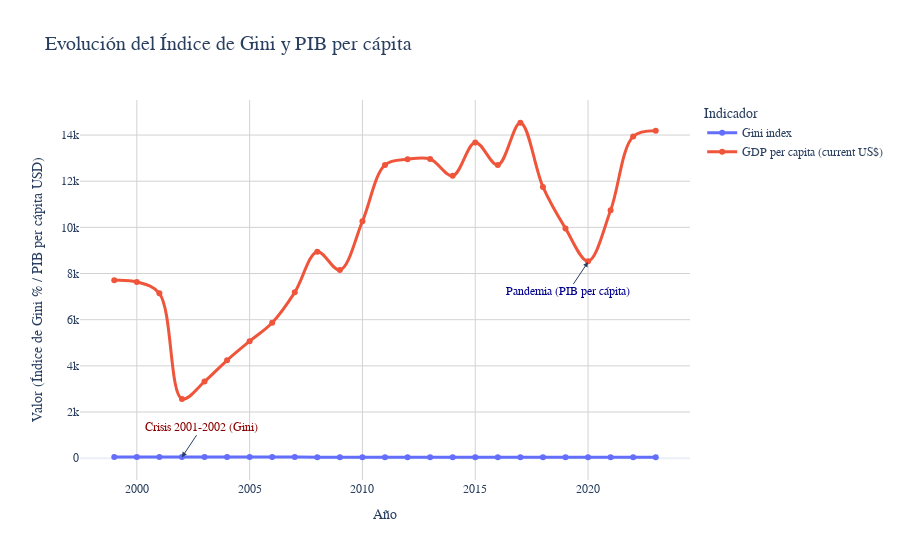

Notebook cell for this chart:
### Markdown cell above
Podemos notar tendencias negativas en años clave donde hubo crisis económicas o la pandemia de 2020 (un mayor radio de dependencia podría implicar menor participación laboral, ya que más población dependiente reduce la proporción de personas en edad de trabajar).

### Code cell
fig = px.line(
    df_pivot,
    x='Year',
    y=['Gini index', 'GDP per capita (current US$)'],
    title='Evolución del Índice de Gini y PIB per cápita',
    labels={
        'value': 'Valor',
        'Year': 'Año',
        'variable': 'Indicador'
    },
    template='plotly_white',
    line_shape='spline',
    markers=True 
)

fig.update_layout(
    hovermode="x unified",
    xaxis_title="Año",
    yaxis_title="Valor (Índice de Gini % / PIB per cápita USD)",
    showlegend=True,
    legend_title_text='Indicador',
    font=dict(size=12, family="Arial"),
    title_font_size=20,
    yaxis=dict(showgrid=True, gridcolor='lightgray'),
    xaxis=dict(showgrid=True, gridcolor='lightgray')
)

fig.update_traces(
    line=dict(width=3, dash='solid'),

    hovertemplate='<b>Año: %{x}</b><br><b>%{data.name}</b>: %{y:.2f}<extra></extra>',
    customdata=df_pivot[['Year']] 
)

fig.add_annotation(
    x=2002,
    y=45,
    xref="x",
    yref="y",
    text="Crisis 2001-2002 (Gini)",
    showarrow=True,
    arrowhead=2,
    ax=20,
    ay=-30,
    font=dict(size=12, color="darkred")
)

fig.add_annotation(
    x=2020,
    y=8500, 
    xref="x",
    yref="y",
    text="Pandemia (PIB per cápita)",
    showarrow=True,
    arrowhead=2,
    ax=-20,
    ay=30,
    font=dict(size=12, color="darkblue")
)


fig.show()

### Figure 1 — Plotly figure (JSON) as saved in the notebook; plotly's stock layout.template omitted (floating-point values rounded to 4 significant figures)
{"data": [{"customdata": [[1999], [2000], [2001], [2002], [2003], [2004], [2005], [2006], [2007], [2008], [2009], [2010], [2011], [2012], [2013], [2014], [2015], [2016], [2017], [2018], [2019], [2020], [2021], [2022], [2023]], "hovertemplate": "<b>Año: %{x}</b><br><b>%{data.name}</b>: %{y:.2f}<extra></extra>", "legendgroup": "Gini index", "line": {"color": "#636efa", "dash": "solid", "shape": "spline", "width": 3}, "marker": {"symbol": "circle"}, "mode": "lines+markers", "name": "Gini index", "orientation": "v", "showlegend": true, "type": "scatter", "x": [1999, 2000, 2001, 2002, 2003, 2004, 2005, 2006, 2007, 2008, 2009, 2010, 2011, 2012, 2013, 2014, 2015, 2016, 2017, 2018, 2019, 2020, 2021, 2022, 2023], "xaxis": "x", "y": [49.8, 51, 53.3, 53.8, 51, 48.5, 47.8, 46.4, 46.3, 45, 43.8, 43.7, 42.7, 41.4, 41.1, 41.8, 42.4, 42.3, 41.4, 41.7, 43.3, 42.7, 42.4, 40.7, 41], "yaxis": "y"}, {"customdata": [[1999], [2000], [2001], [2002], [2003], [2004], [2005], [2006], [2007], [2008], [2009], [2010], [2011], [2012], [2013], [2014], [2015], [2016], [2017], [2018], [2019], [2020], [2021], [2022], [2023]], "hovertemplate": "<b>Año: %{x}</b><br><b>%{data.name}</b>: %{y:.2f}<extra></extra>", "legendgroup": "GDP per capita (current US$)", "line": {"color": "#EF553B", "dash": "solid", "shape": "spline", "width": 3}, "marker": {"symbol": "circle"}, "mode": "lines+markers", "name": "GDP per capita (current US$)", "orientation": "v", "showlegend": true, "type": "scatter", "x": [1999, 2000, 2001, 2002, 2003, 2004, 2005, 2006, 2007, 2008, 2009, 2010, 2011, 2012, 2013, 2014, 2015, 2016, 2017, 2018, 2019, 2020, 2021, 2022, 2023], "xaxis": "x", "y": [7706.0, 7637.0, 7141.0, 2570.0, 3320.0, 4242.0, 5068.0, 5869.0, 7185.0, 8944.0, 8150.0, 10260.0, 12700.0, 12950.0, 12960.0, 12230.0, 13680.0, 12700.0, 14530.0, 11750.0, 9956.0, 8536.0, 10740.0, 13940.0, 14190.0], "yaxis": "y"}], "layout": {"annotations": [{"arrowhead": 2, "ax": 20, "ay": -30, "font": {"color": "darkred", "size": 12}, "showarrow": true, "text": "Crisis 2001-2002 (Gini)", "x": 2002, "xref": "x", "y": 45, "yref": "y"}, {"arrowhead": 2, "ax": -20, "ay": 30, "font": {"color": "darkblue", "size": 12}, "showarrow": true, "text": "Pandemia (PIB per cápita)", "x": 2020, "xref": "x", "y": 8500, "yref": "y"}], "font": {"family": "Arial", "size": 12}, "hovermode": "x unified", "legend": {"title": {"text": "Indicador"}, "tracegroupgap": 0}, "showlegend": true, "title": {"font": {"size": 20}, "text": "Evolución del Índice de Gini y PIB per cápita"}, "xaxis": {"anchor": "y", "domain": [0, 1], "gridcolor": "lightgray", "showgrid": true, "title": {"text": "Año"}}, "yaxis": {"anchor": "x", "domain": [0, 1], "gridcolor": "lightgray", "showgrid": true, "title": {"text": "Valor (Índice de Gini % / PIB per cápita USD)"}}}}
